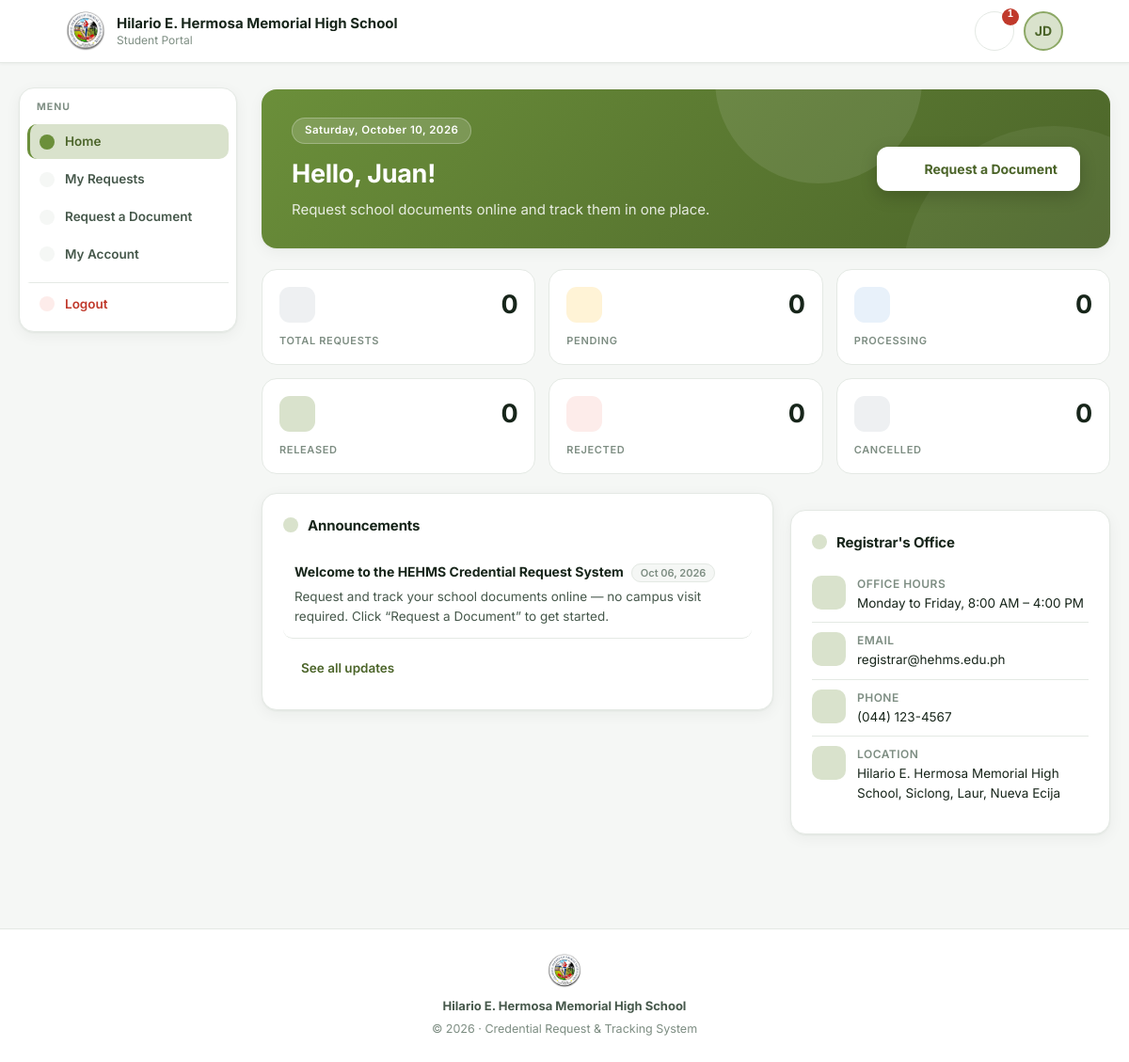
The app's page /student/dashboard.php (signed in) with its own data.
### tables this page shows
CREATE TABLE `users` (
  `id` int NOT NULL AUTO_INCREMENT,
  `role_id` int NOT NULL,
  `first_name` varchar(100) DEFAULT NULL,
  `last_name` varchar(100) DEFAULT NULL,
  `status` varchar(20) NOT NULL DEFAULT 'active' COMMENT 'active | archived',
  `email` varchar(150) DEFAULT NULL,
  `contact` varchar(20) DEFAULT NULL,
  `password` varchar(255) DEFAULT NULL COMMENT 'bcrypt hash (password_hash)',
  `profile_photo` varchar(255) DEFAULT NULL COMMENT 'uploads/profile_photos/…',
  `created_at` timestamp NOT NULL DEFAULT CURRENT_TIMESTAMP,
  `updated_at` timestamp NOT NULL DEFAULT CURRENT_TIMESTAMP ON UPDATE CURRENT_TIMESTAMP,
  `failed_login_count` int NOT NULL DEFAULT '0' COMMENT 'Consecutive wrong passwords; reset on success',
  `lockout_count` int NOT NULL DEFAULT '0' COMMENT 'How many times locked (escalates duration); reset on success',
  `locked_until` datetime DEFAULT NULL COMMENT 'Active lock expiry; NULL = not locked',
  PRIMARY KEY (`id`),
  UNIQUE KEY `uq_student_email` (`email`),
  KEY `idx_student_status` (`status`),
  KEY `fk_users_role` (`role_id`),
  CONSTRAINT `fk_users_role` FOREIGN KEY (`role_id`) REFERENCES `roles` (`role_id`) ON UPDATE CASCADE
);

CREATE TABLE `announcements` (
  `id` int NOT NULL AUTO_INCREMENT,
  `title` varchar(150) NOT NULL,
  `message` text NOT NULL,
  `is_active` tinyint(1) NOT NULL DEFAULT '1' COMMENT '1 = shown on dashboards',
  `created_by` int DEFAULT NULL COMMENT 'FK → students.id (author)',
  `created_at` datetime NOT NULL DEFAULT CURRENT_TIMESTAMP,
  PRIMARY KEY (`id`),
  KEY `idx_ann_active` (`is_active`),
  KEY `idx_ann_author` (`created_by`),
  CONSTRAINT `fk_announcement_author` FOREIGN KEY (`created_by`) REFERENCES `users` (`id`) ON DELETE SET NULL ON UPDATE CASCADE
);

### phpLogics/site_config.php (called while the page is built, shortened)
<?php
if (!function_exists('site_settings')) {
    function site_settings(): array
    {
        static $settings = null;
        if ($settings !== null) return $settings;
        global $conn;
        $settings = [
            'logo_path'       => 'assets/img/Logo.png',
            'theme_color'     => '#6b8f3a',
            'office_hours'    => 'Monday to Friday, 8:00 AM – 4:00 PM',
            'contact_email'   => 'registrar@hehms.edu.ph',
            'contact_phone'   => '(044) 123-4567',
            'contact_location'=> 'Hilario E. Hermosa Memorial High School, Siclong, Laur, Nueva Ecija',
        ];
        if (isset($conn) && $conn instanceof mysqli) {
            $res = @$conn->query("SELECT setting_key, setting_value FROM site_settings");
            if ($res) {
                while ($row = $res->fetch_assoc()) {
                    $settings[$row['setting_key']] = $row['setting_value'];
                }
            }
        }
        return $settings;
    }
    function site_url(string $path = ''): string
    {
        $docRoot = rtrim(str_replace('\\', '/', $_SERVER['DOCUMENT_ROOT'] ?? ''), '/');
        $projDir = rtrim(str_replace('\\', '/', dirname(__DIR__)), '/');
        $base    = ($docRoot !== '' && strpos($projDir, $docRoot) === 0)
            ? substr($projDir, strlen($docRoot))
            : '';
        $base = implode('/', array_map('rawurlencode', explode('/', $base)));
        return $base . '/' . ltrim($path, '/');
    }
    function site_setting(string $key, string $default = ''): string
    {
        $s = site_settings();
        $v = trim((string)($s[$key] ?? ''));
        return $v !== '' ? $v : $default;
    }
    function site_logo_url(): string
    {
        $s     = site_settings();
        $logo  = trim($s['logo_path'] ?? '');
        return $logo !== '' ? site_url($logo) : site_url('assets/img/Logo.png');
    }
    function theme_mix(string $hex, string $target, float $amt): string
    {
        $hex = ltrim($hex, '#');
        $t = ltrim($target, '#');
        $out = '';
        for ($i = 0; $i < 3; $i++) {
            $a = hexdec(substr($hex, $i * 2, 2));
            $b = hexdec(substr($t,   $i * 2, 2));
            $v = (int)round($a + ($b - $a) * $amt);
            $out .= str_pad(dechex(max(0, min(255, $v))), 2, '0', STR_PAD_LEFT);
        }
        return '#' . $out;
    }
    function theme_head(): string
    {
        $themeKey = site_setting('design_theme', 'classic');
        $themes   = design_themes();
        $theme    = $themes[$themeKey] ?? $themes['classic'];
        $color = $theme['primary'];
        if ($themeKey === 'classic') {
            $color = site_settings()['theme_color'] ?? '#6b8f3a';
            if (!preg_match('/^[0-9a-fA-F]{3}([0-9a-fA-F]{3})?$/', $color)) {
                $color = '#6b8f3a';
            }
        }
        $dark   = theme_mix($color, '#000000', 0.30);
        $light  = theme_mix($color, '#ffffff', 0.22);
        $pale   = theme_mix($color, '#ffffff', 0.74);
        $accent = $theme['accent'];
        $accentLight = $theme['accent_light'];
        $out = ':root{--green-mid:' . $color . ';--green-dark:' . $dark . ';'
             . '--green-light:' . $light . ';--green-pale:' . $pale . ';'
             . '--gold:' . $accent . ';--gold-light:' . $accentLight . ';--radius:' . $theme['radius'] . ';'
             . ($theme['extra'] ?? '')
             . '}';
        $fontLink = '';
        return $fontLink . "<style>{$out}</style>";
    }
}

### student/dashboard.php (the view, shortened to what this page needs)
<?php
include(__DIR__ . "/../database/db.php");
include __DIR__ . "/../phpLogics/site_config.php";
require_once __DIR__ . '/../phpLogics/icons.php';
$student_id = $_SESSION['user_id'];
$s = $conn->prepare("
    SELECT u.*,
           r.role_name                  AS role,
           sp.student_id                AS student_id,
           sp.lrn                       AS lrn,
           sp.grade_level               AS grade_level,
           sp.school_year_last_attended AS school_year_last_attended
    FROM users u
    LEFT JOIN roles r            ON r.role_id  = u.role_id
    LEFT JOIN student_profiles sp ON sp.user_id = u.id
    WHERE u.id = ?
");
$s->bind_param("i", $student_id);
$s->execute();
$student = $s->get_result()->fetch_assoc();
$annStmt = $conn->query(
    "SELECT a.id, a.title, a.message, a.created_at,
            CONCAT(u.first_name, ' ', u.last_name) AS author_name
     FROM announcements a
     LEFT JOIN users u ON a.created_by = u.id
     WHERE a.is_active = 1
     ORDER BY a.created_at DESC LIMIT 20"
);
$announcements = $annStmt ? $annStmt->fetch_all(MYSQLI_ASSOC) : [];
$req = $conn->prepare("
    SELECT dr.*, dt.name AS document_type
    FROM document_requests dr
    LEFT JOIN document_types dt ON dt.id = dr.document_type_id
    WHERE dr.user_id = ?
    ORDER BY dr.date_requested DESC
");
$req->bind_param("i", $student_id);
$req->execute();
$myRequests = $req->get_result()->fetch_all(MYSQLI_ASSOC);
$cntTotal   = count($myRequests);
$cntPending = 0;
$cntReleased = 0;
$cntProcessing = 0;
$cntCancelled = 0;
$cntRejected  = 0;
$notifications = [];
foreach ($announcements as $ann) {
    $createdTime = strtotime($ann['created_at']);
    $notifications[] = [
        'id'               => 'ann_' . ($ann['id'] ?? md5($ann['title'] . $ann['created_at'])),
        'type'             => 'announcement',
        'title'            => $ann['title'],
        'body'             => $ann['message'],
        'time'             => $createdTime,
        'date_str'         => date('M d, Y · h:i A', $createdTime),
        'badge'            => 'Announcement',
        'badge_cls'        => 'badge-announcement',
        'icon'             => 'megaphone',
        'rejection_reason' => null,
        'req_id'           => null,
        'e_cert'           => false,
    ];
}
usort($notifications, function ($a, $b) {
    return $b['time'] <=> $a['time'];
});
$totalNotifs = count($notifications);
$activeView     = $_GET['view'] ?? 'dashboard';
$profilePhoto   = !empty($student['profile_photo']) ? $student['profile_photo'] : null;
$profilePhotoUrl = $profilePhoto ? '../phpLogics/download_profile.php' : null;
$avatarInitials = strtoupper(substr($student['first_name'], 0, 1) . substr($student['last_name'], 0, 1));
?>
<!DOCTYPE html>
<html lang="en">
<head>
    <link rel="stylesheet" href="portal.css?v=2">
    <?php echo theme_head();  ?>
    <link rel="stylesheet" href="../assets/fonts/inter.css">
</head>
<body>
    <header class="topbar">
        <div class="topbar-inner">
            <a href="dashboard.php" class="brand">
                <img src="<?php echo site_logo_url(); ?>" alt="School logo">
                <div class="brand-text">
                    <strong>Hilario E. Hermosa Memorial High School</strong>
                    <span>Student Portal</span>
                </div>
            </a>
            <div class="topbar-actions">
                <div class="notif-panel-wrapper">
                    <button type="button" class="bell" onclick="toggleNotifPanel(event)"
                        title="Notifications">
                        <?php echo icon('bell', 19); ?>
                        <?php if ($totalNotifs > 0): ?>
                            <span class="avatar-badge" id="avatarNotifBadge"
                                title="<?php echo $totalNotifs; ?> notifications"><?php echo $totalNotifs > 99 ? '99+' : $totalNotifs; ?></span>
                        <?php endif; ?>
                    </button>
                </div>
                <div class="header-avatar-wrapper">
                    <div class="header-avatar" onclick="toggleProfileMenu(event)"
                        title="Account menu">
                        <?php if ($profilePhoto): ?>
                            <img src="<?php echo htmlspecialchars($profilePhotoUrl); ?>" alt="avatar">
                        <?php else: ?>
                            <?php echo $avatarInitials; ?>
                        <?php endif; ?>
                    </div>
                </div>
            </div>
        </div>
    </header>
    <div class="shell">
        <aside class="sidebar">
            <nav class="tabs">
            <a onclick="showView('dashboard')" id="nav-dashboard"
                class="ptab <?php echo $activeView === 'dashboard' ? 'active' : ''; ?>"><?php echo icon('home', 16); ?> Home</a>
            <a onclick="showView('requests')" id="nav-requests"
                class="ptab <?php echo $activeView === 'requests' ? 'active' : ''; ?>"><?php echo icon('clipboard', 16); ?> My Requests</a>
            <a onclick="showView('request')" id="nav-request"
                class="ptab <?php echo $activeView === 'request' ? 'active' : ''; ?>"><?php echo icon('plus', 16); ?> Request a Document</a>
            <a onclick="showView('account')" id="nav-account"
                class="ptab <?php echo $activeView === 'account' ? 'active' : ''; ?>"><?php echo icon('settings', 16); ?> My Account</a>
            <a href="../phpLogics/Logout.php" class="ptab ptab-logout"
                title="Log out of the Student Portal"><?php echo icon('logout', 16); ?> Logout</a>
            </nav>
        </aside>
        <main class="page">
        <div id="view-dashboard" style="display:<?php echo $activeView === 'dashboard' ? 'block' : 'none'; ?>;">
            <div class="home-hero">
                <div class="hero-text">
                    <span class="hero-date"><?php echo date('l, F j, Y'); ?></span>
                    <h1>Hello, <?php echo htmlspecialchars($student['first_name'] ?? 'Student'); ?>!</h1>
                    <p>Request school documents online and track them in one place.</p>
                </div>
                <button type="button" class="hero-cta" onclick="showView('request')"><?php echo icon('plus', 18); ?> Request a Document</button>
            </div>
            <div class="stat-grid">
                <div class="stat-tile card-click st-total" data-goto="" data-view="main" title="Show all of my requests">
                    <div class="st-row">
                        <span class="st-icon"><?php echo icon('clipboard', 17); ?></span>
                        <h2><?php echo $cntTotal; ?></h2>
                    </div>
                    <h4>Total Requests</h4>
                </div>
                <div class="stat-tile card-click st-pending" data-goto="Pending" data-view="main" title="Show my pending requests">
                    <div class="st-row">
                        <span class="st-icon"><?php echo icon('hourglass', 17); ?></span>
                        <h2><?php echo $cntPending; ?></h2>
                    </div>
                    <h4>Pending</h4>
                </div>
                <div class="stat-tile card-click st-processing" data-goto="Processing" data-view="main" title="Show my processing requests">
                    <div class="st-row">
                        <span class="st-icon"><?php echo icon('loader', 17); ?></span>
                        <h2><?php echo $cntProcessing; ?></h2>
                    </div>
                    <h4>Processing</h4>
                </div>
                <div class="stat-tile card-click st-released" data-goto="Released" data-view="archived" title="Show my released requests">
                    <div class="st-row">
                        <span class="st-icon"><?php echo icon('check-circle', 17); ?></span>
                        <h2><?php echo $cntReleased; ?></h2>
                    </div>
                    <h4>Released</h4>
                </div>
                <div class="stat-tile card-click st-rejected" data-goto="Rejected" data-view="archived" title="Show rejected requests">
                    <div class="st-row">
                        <span class="st-icon"><?php echo icon('ban', 17); ?></span>
                        <h2><?php echo $cntRejected; ?></h2>
                    </div>
                    <h4>Rejected</h4>
                </div>
                <div class="stat-tile card-click st-cancelled" data-goto="Cancelled" data-view="archived" title="Show my cancelled requests">
                    <div class="st-row">
                        <span class="st-icon"><?php echo icon('x-circle', 17); ?></span>
                        <h2><?php echo $cntCancelled; ?></h2>
                    </div>
                    <h4>Cancelled</h4>
                </div>
            </div>
            <div class="home-grid">
                <div class="card">
                    <h3><?php echo icon('megaphone', 16); ?> Announcements</h3>
                    <?php if (empty($announcements)): ?>
                        <p class="card-sub">No announcements right now — check back later.</p>
                    <?php else: foreach (array_slice($announcements, 0, 5) as $a): ?>
                        <div class="announce-item">
                            <div><span class="a-title"><?php echo htmlspecialchars($a['title']); ?></span><span class="a-date"><?php echo date('M d, Y', strtotime($a['created_at'])); ?></span></div>
                            <div class="a-body"><?php echo nl2br(htmlspecialchars($a['message'])); ?></div>
                        </div>
                    <?php endforeach; ?>
                        <button type="button" class="btn btn-ghost" style="margin-top:10px;" onclick="showView('notifications')">See all updates <?php echo icon('chevron-right', 14); ?></button>
                    <?php endif; ?>
                </div>
                <div class="card">
                    <h3><?php echo icon('building', 16); ?> Registrar's Office</h3>
                    <div class="info-row"><span class="ic"><?php echo icon('clock', 15); ?></span><div><strong>Office hours</strong><?php echo htmlspecialchars(site_setting('office_hours', 'Monday to Friday, 8:00 AM – 4:00 PM')); ?></div></div>
                    <div class="info-row"><span class="ic"><?php echo icon('mail', 15); ?></span><div><strong>Email</strong><?php echo htmlspecialchars(site_setting('contact_email', 'registrar@hehms.edu.ph')); ?></div></div>
                    <div class="info-row"><span class="ic"><?php echo icon('phone', 15); ?></span><div><strong>Phone</strong><?php echo htmlspecialchars(site_setting('contact_phone', '(044) 123-4567')); ?></div></div>
                    <div class="info-row"><span class="ic"><?php echo icon('map-pin', 15); ?></span><div><strong>Location</strong><?php echo htmlspecialchars(site_setting('contact_location', 'Siclong, Laur, Nueva Ecija')); ?></div></div>
                </div>
            </div>
        </div>
    </main>
    </div>
    <footer class="footer">
        <div class="footer-inner">
            <img class="footer-logo" src="<?php echo site_logo_url(); ?>" alt="HEHMHS logo">
            <div class="footer-name">Hilario E. Hermosa Memorial High School</div>
            <div>© <?php echo date('Y'); ?> · Credential Request &amp; Tracking System</div>
        </div>
    </footer>
</body>
</html>

### records on screen
users: avatarInitials "JD", first_name "Juan"
announcements: title "Welcome to the HEHMS Credential Request System", created_at "Oct 06, 2026", message "Request and track your school documents online — no campus visit required. Click “Request a Document” to get started."

### other values on screen
$totalNotifs "1"
$cntTotal "0"
$cntPending "0"
$cntProcessing "0"
$cntReleased "0"
$cntRejected "0"
$cntCancelled "0"
site_setting('office_hours', 'Monday to Friday, 8:00 AM – 4:00 PM') "Monday to Friday, 8:00 AM – 4:00 PM"
site_setting('contact_email', 'registrar@hehms.edu.ph') "registrar@hehms.edu.ph"
site_setting('contact_phone', '(044) 123-4567') "(044) 123-4567"
site_setting('contact_location', 'Siclong, Laur, Nueva Ecija') "Hilario E. Hermosa Memorial High School, Siclong, Laur, Nueva Ecija"
